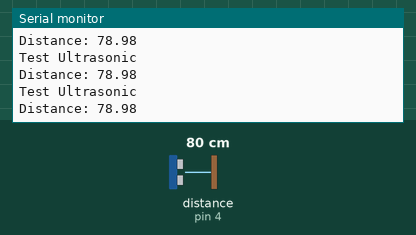
Bench run of a sketch on a simulated Arduino Uno, built with avr-gcc and run on an emulated ATmega328P. On the bench: the last lines printed to the serial monitor. Wiring (inferred from the names in the program): ultrasonic range finder: trigger pin 9; echo pin 4. The test bench sets the inputs (shaded band); at power-on: distance to the obstacle (sensor on pin 4) 80 cm. The echo pulse lasts 58.3 µs per cm.

Above: at 1.2 s.
1.3 s: distance to the obstacle (sensor on pin 4) set to 2 cm
At 1.9 s:
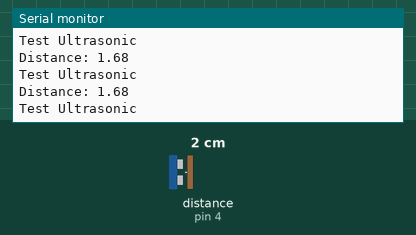
4.3 s: distance to the obstacle (sensor on pin 4) set to 120 cm
At 4.9 s:
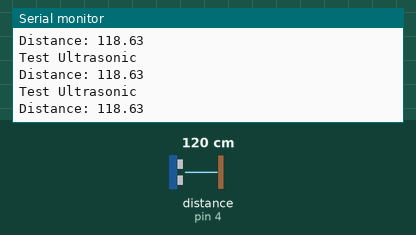
10.3 s: distance to the obstacle (sensor on pin 4) set to 4 cm
At 11.3 s:
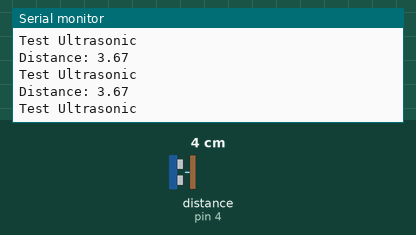
13.3 s: distance to the obstacle (sensor on pin 4) set to 18 cm
At 13.8 s:
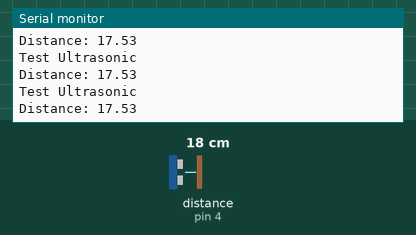
16.3 s: distance to the obstacle (sensor on pin 4) set to 9 cm
At 16.8 s:
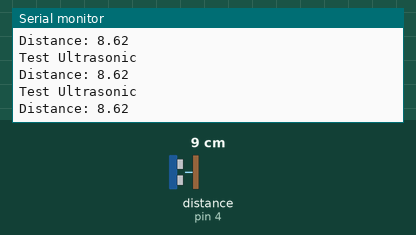
19.3 s: distance to the obstacle (sensor on pin 4) set to 250 cm
At 19.8 s:
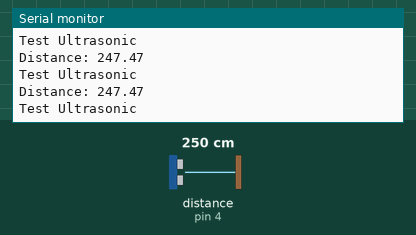
Timing chart, 0 to 22.3 s (numbered marks = the images above; inputs shaded):
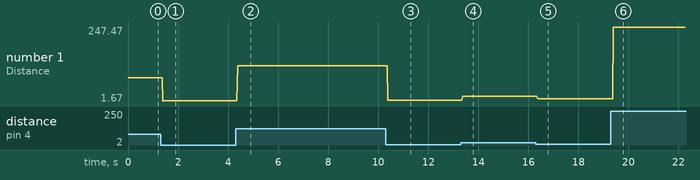

Measured:
- after the input at 1.3 s, the serial monitor: prints a new line after 0.10 s (image 1)
- after the input at 4.3 s, the serial monitor: prints a new line after 0.08 s (image 2)
- after the input at 10.3 s, the serial monitor: prints a new line after 0.09 s (image 3)
- after the input at 13.3 s, the serial monitor: prints a new line after 0.07 s (image 4)
- after the input at 16.3 s, the serial monitor: prints a new line after 0.08 s (image 5)
- after the input at 19.3 s, the serial monitor: prints a new line after 0.10 s (image 6)
- plotted number 1: 78.98 → 1.68 after the input at 1.3 s, 1.68 → 118.63 after the input at 4.3 s, 118.63 → 3.67 after the input at 10.3 s, 3.67 → 17.53 after the input at 13.3 s, 17.53 → 8.62 after the input at 16.3 s

The sketch:

test_readUltrasonic.ino
```cpp
// === Ultrasonic Sensor ===
#define TRIG_PIN 9
#define ECHO_PIN 4


double readUltrasonic();
void initPins();

void setup() {
  Serial.begin(9600);
  initPins();
  randomSeed(analogRead(A5));
}

void loop() {
  Serial.println("Test Ultrasonic");
  double d = readUltrasonic();
  Serial.print("Distance: ");
  Serial.println(d);
  delay(5);
}


double readUltrasonic() {
  digitalWrite(TRIG_PIN, LOW);
  delayMicroseconds(2);
  digitalWrite(TRIG_PIN, HIGH);
  delayMicroseconds(10);
  digitalWrite(TRIG_PIN, LOW);
  long duration = pulseIn(ECHO_PIN, HIGH, 20000);  // timeout for safety
  if (duration == 0)
    return 999;  // if no echo
  return duration * 0.034 / 2.0;
}


void initPins() {

  pinMode(TRIG_PIN, OUTPUT);
  pinMode(ECHO_PIN, INPUT);
}
```
